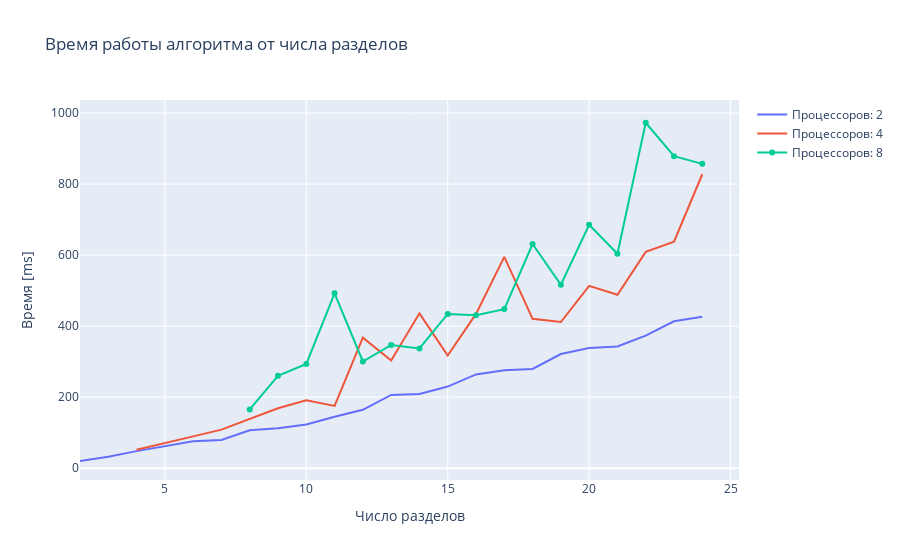

Source (notebook cell):
### Markdown cell above
#  Рисование

### Code cell
df_res_g = df_res_c.groupby(['Система',  'Число разделов'])[['Время','Эффективность']].mean().reset_index()
df_res_g = df_res_g
results = df_res_g
data = []
for proc in results['Система'].unique():
    df_tmp = results[results['Система'] == proc]
    data.append(
        go.Scatter(
            x=df_tmp['Число разделов'],
            y=df_tmp['Время'],
            name = f'Процессоров: {proc}'
        )
    )
layout = {
    'title' : f'Время работы алгоритма от числа разделов',
    'xaxis' : {
        'title':'Число разделов'
    },
    'yaxis' : {
        'title':'Время [ms]'
    }
}
fig = {
    'data':data,
    'layout':layout
}
iplot(fig)
go.Figure(fig).write_image("res6.jpg")

### Figure 1 — Plotly figure (JSON) as saved in the notebook; plotly's stock layout.template omitted (floating-point values rounded to 4 significant figures)
{"data": [{"name": "Процессоров: 2", "type": "scatter", "x": [2, 3, 4, 5, 6, 7, 8, 9, 10, 11, 12, 13, 14, 15, 16, 17, 18, 19, 20, 21, 22, 23, 24], "y": [20.13, 32.21, 47.91, 61.58, 75.67, 79.19, 106.7, 112.1, 123.2, 144.7, 164.3, 206.3, 208.8, 229.8, 263.9, 275.8, 279.5, 321.4, 338.5, 342.9, 373.2, 413.6, 426.3]}, {"name": "Процессоров: 4", "type": "scatter", "x": [4, 5, 6, 7, 8, 9, 10, 11, 12, 13, 14, 15, 16, 17, 18, 19, 20, 21, 22, 23, 24], "y": [51.7, 69.74, 89.54, 108.5, 137.7, 168.7, 190.9, 175.2, 367.6, 303.3, 436.0, 317.3, 434.4, 595.1, 420.5, 411.6, 513.3, 488.4, 609.1, 637.8, 827.7]}, {"name": "Процессоров: 8", "type": "scatter", "x": [8, 9, 10, 11, 12, 13, 14, 15, 16, 17, 18, 19, 20, 21, 22, 23, 24], "y": [165.4, 260.2, 293.4, 492.2, 300.4, 347.0, 337.2, 434.1, 430.8, 447.9, 631.3, 516.6, 685.5, 603.6, 972.7, 878.7, 857.0]}], "layout": {"autosize": true, "title": {"text": "Время работы алгоритма от числа разделов"}, "xaxis": {"autorange": true, "range": [2, 25.25], "title": {"text": "Число разделов"}, "type": "linear"}, "yaxis": {"autorange": true, "range": [-33.62, 1041.0], "title": {"text": "Время [ms]"}, "type": "linear"}}}
